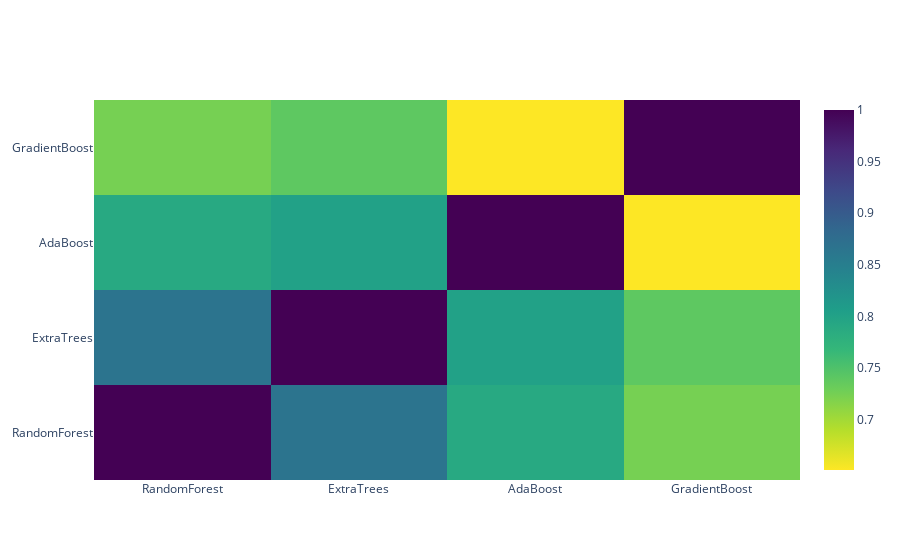

Here is the notebook cell this chart was saved with:
### Markdown cell above
**Correlation Heatmap of the Second Level Training set**

### Code cell
data = [
    go.Heatmap(
        z= base_predictions_train.astype(float).corr().values ,
        x=base_predictions_train.columns.values,
        y= base_predictions_train.columns.values,
          colorscale='Viridis',
            showscale=True,
            reversescale = True
    )
]
py.iplot(data, filename='labelled-heatmap')

### Figure 1 — Plotly figure (JSON) as saved in the notebook; plotly's stock layout.template omitted (floating-point values rounded to 4 significant figures)
{"data": [{"colorscale": [[0, "#440154"], [0.1111, "#482878"], [0.2222, "#3e4989"], [0.3333, "#31688e"], [0.4444, "#26828e"], [0.5556, "#1f9e89"], [0.6667, "#35b779"], [0.7778, "#6ece58"], [0.8889, "#b5de2b"], [1, "#fde725"]], "reversescale": true, "showscale": true, "type": "heatmap", "x": ["RandomForest", "ExtraTrees", "AdaBoost", "GradientBoost"], "y": ["RandomForest", "ExtraTrees", "AdaBoost", "GradientBoost"], "z": [[1, 0.8655, 0.7899, 0.7244], [0.8655, 1, 0.8014, 0.7396], [0.7899, 0.8014, 1, 0.6513], [0.7244, 0.7396, 0.6513, 1]]}], "layout": {"autosize": true, "xaxis": {"autorange": true, "range": [-0.5, 3.5], "type": "category"}, "yaxis": {"autorange": true, "range": [-0.5, 3.5], "type": "category"}}}
